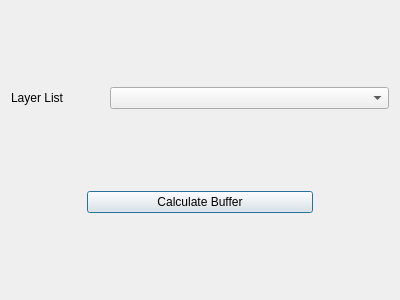
<?xml version="1.0" encoding="UTF-8"?>
<ui version="4.0">
 <class>VectorLayerListDialogBase</class>
 <widget class="QDialog" name="VectorLayerListDialogBase">
  <property name="geometry">
   <rect>
    <x>0</x>
    <y>0</y>
    <width>400</width>
    <height>300</height>
   </rect>
  </property>
  <property name="windowTitle">
   <string>Vector Layer List</string>
  </property>
  <layout class="QVBoxLayout" name="verticalLayout">
   <item>
    <layout class="QHBoxLayout" name="horizontalLayout" stretch="1,3">
     <item>
      <widget class="QLabel" name="label">
       <property name="text">
        <string>Layer List</string>
       </property>
      </widget>
     </item>
     <item>
      <widget class="QComboBox" name="LayersComboBox"/>
     </item>
    </layout>
   </item>
   <item>
    <layout class="QHBoxLayout" name="horizontalLayout_2" stretch="1,3,1">
     <item>
      <spacer name="horizontalSpacer">
       <property name="orientation">
        <enum>Qt::Horizontal</enum>
       </property>
       <property name="sizeHint" stdset="0">
        <size>
         <width>40</width>
         <height>20</height>
        </size>
       </property>
      </spacer>
     </item>
     <item>
      <widget class="QPushButton" name="pushButton">
       <property name="text">
        <string>Calculate Buffer</string>
       </property>
      </widget>
     </item>
     <item>
      <spacer name="horizontalSpacer_2">
       <property name="orientation">
        <enum>Qt::Horizontal</enum>
       </property>
       <property name="sizeHint" stdset="0">
        <size>
         <width>40</width>
         <height>20</height>
        </size>
       </property>
      </spacer>
     </item>
    </layout>
   </item>
  </layout>
 </widget>
 <resources/>
 <connections/>
</ui>
